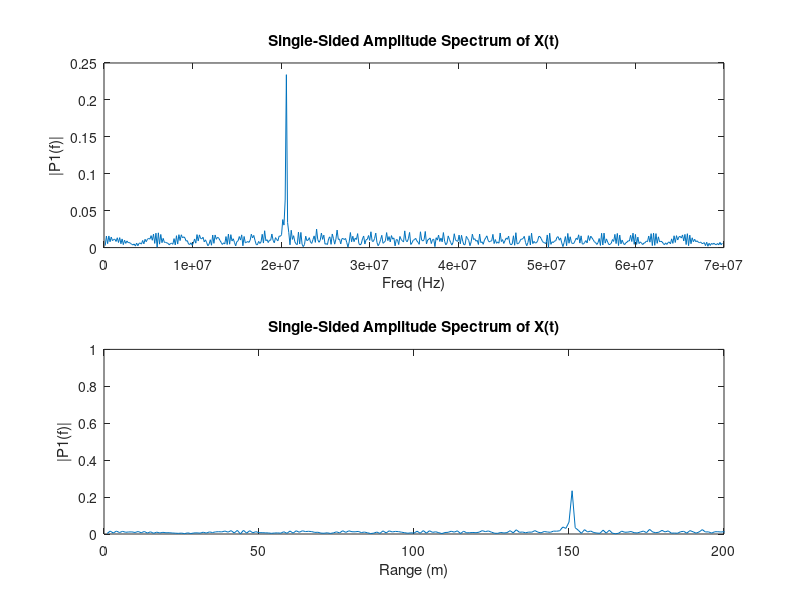
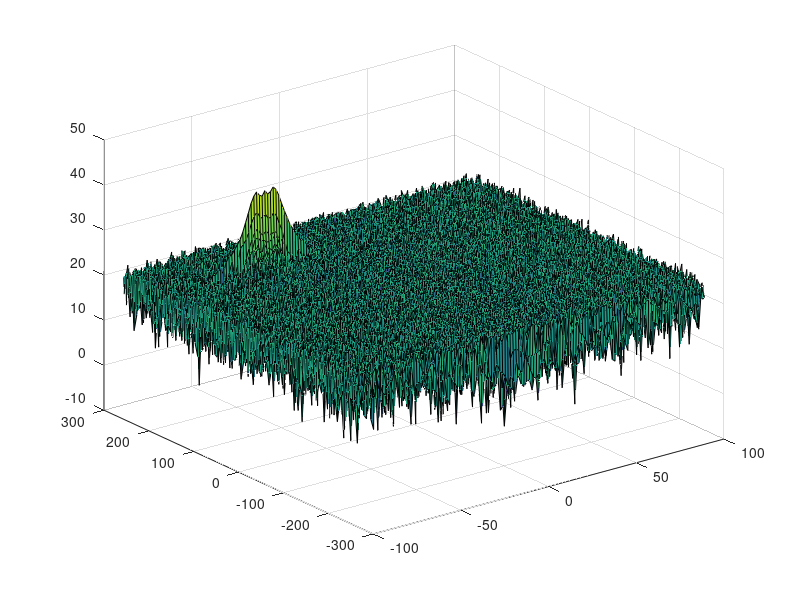

Source code (MATLAB) for these figures, in order: (Note: this script raises an error after producing the figures.)
clear all;
close all;
clc;

%% Radar Specifications 
%%%%%%%%%%%%%%%%%%%%%%%%%%%
% Frequency of operation = 77GHz
% Max Range = 200m
% Range Resolution = 1 m
% Max Velocity = 100 m/s
%%%%%%%%%%%%%%%%%%%%%%%%%%%

%speed of light = 3e8
%% User Defined Range and Velocity of target
% *%TODO* :
% define the target's initial position and velocity. Note : Velocity
% remains contant

InitialPosition = 150;%m
Velocity = -50; % m/s
c = 3e8;
RangeResolution = 1;% m
RangeMax = 200; % m

%% FMCW Waveform Generation

% *%TODO* :
%Design the FMCW waveform by giving the specs of each of its parameters.
% Calculate the Bandwidth (Bsweep), Chirp Time (Tchirp) and Slope (slope) of the FMCW
% chirp using the requirements above.
Bsweep = c /(2* RangeResolution);
Tchirp = 5.5*2* RangeMax /c;
slope = Bsweep/Tchirp;

%Operating carrier frequency of Radar 
fc = 77e9;             %carrier freq

                                                          
%The number of chirps in one sequence. Its ideal to have 2^ value for the ease of running the FFT
%for Doppler Estimation. 
Nd = 128;                   % #of doppler cells OR #of sent periods % number of chirps

%The number of samples on each chirp. 
Nr = 1024;                  %for length of time OR # of range cells

fs = Nr/Tchirp;
% Timestamp for running the displacement scenario for every sample on each
% chirp
t = linspace(0,Nd*Tchirp,Nr*Nd); %total time for samples


%Creating the vectors for Tx, Rx and Mix based on the total samples input.
Tx = zeros(1,length(t)); %transmitted signal
Rx = zeros(1,length(t)); %received signal
Mix = zeros(1,length(t)); %beat signal

%Similar vectors for range_covered and time delay.
r_t = zeros(1,length(t));
td = zeros(1,length(t));


%% Signal generation and Moving Target simulation
% Running the radar scenario over the time. 

for i=1:length(t)         
    % *%TODO* :
    %For each time stamp update the Range of the Target for constant velocity. 
    r_t(i)= InitialPosition + Velocity * i * Tchirp/Nr;
    td(i) = 2* r_t(i)/c;
    % *%TODO* :
    %For each time sample we need update the transmitted and
    %received signal. 
    
    Tx(i) = cos(2*pi*(fc*i*(Tchirp/Nr) + slope* ((i*Tchirp/Nr)^2)/2));
    Rx(i) = cos(2*pi*(fc*(i*(Tchirp/Nr)-td(i)) + slope* (((i*Tchirp/Nr)-td(i))^2)/2));
end 
    % *%TODO* :
    %Now by mixing the Transmit and Receive generate the beat signal
    %This is done by element wise matrix multiplication of Transmit and
    %Receiver Signal
    Mix = Tx.*Rx;

    
%% RANGE MEASUREMENT

 % *%TODO* :
%reshape the vector into Nr*Nd array. Nr and Nd here would also define the size of
%Range and Doppler FFT respectively.
 X =   reshape(Mix, [Nr, Nd]);
 % *%TODO* :
%run the FFT on the beat signal along the range bins dimension (Nr) 
signal_fft = fft(X,Nr);
%signal_fft = fftshift(signal_fft);

% *%TODO* :
% Take the absolute value of FFT output and normalize.
signal_fft = abs(signal_fft/Nr);

% *%TODO* :
% Output of FFT is double sided signal, but we are interested in only one side of the spectrum.
% Hence we throw out half of the samples.
signal_fft  = signal_fft(1:Nr/2); 
%% plotting the range
figure ('Name','Range from First FFT')
subplot(2,1,1)

% *%TODO* :
% plot FFT output 
%plot(signal_fft); grid minor 
f= fs* (1:Nr/2)/Nr;
plot(f,signal_fft) 
title('Single-Sided Amplitude Spectrum of X(t)')
xlabel('Freq (Hz)')
ylabel('|P1(f)|')

subplot(2,1,2)
RangeCal = f.*c*(Tchirp)/(2*Bsweep);
plot(RangeCal,signal_fft) 
title('Single-Sided Amplitude Spectrum of X(t)')
xlabel('Range (m)')
ylabel('|P1(f)|')
axis ([0 200 0 1]);


%% RANGE DOPPLER RESPONSE
% The 2D FFT implementation is already provided here. This will run a 2DFFT
% on the mixed signal (beat signal) output and generate a range doppler
% map.You will implement CFAR on the generated RDM


% Range Doppler Map Generation.

% The output of the 2D FFT is an image that has reponse in the range and
% doppler FFT bins. So, it is important to convert the axis from bin sizes
% to range and doppler based on their Max values.

Mix=reshape(Mix,[Nr,Nd]);

% 2D FFT using the FFT size for both dimensions.
sig_fft2 = fft2(Mix,Nr,Nd);

% Taking just one side of signal from Range dimension.
sig_fft2 = sig_fft2(1:Nr/2,1:Nd);
sig_fft2 = fftshift (sig_fft2);
RDM = abs(sig_fft2);
RDM = 10*log10(RDM) ;

%use the surf function to plot the output of 2DFFT and to show axis in both
%dimensions
doppler_axis = linspace(-100,100,Nd);
range_axis = linspace(-200,200,Nr/2)*((Nr/2)/400);
figure,surf(doppler_axis,range_axis,RDM);

%% CFAR implementation
% % Determine the number of Training cells for each dimension Tr and Td. Similarly, pick the number of guard cells Gr and Gd.
% % Slide the Cell Under Test (CUT) across the complete cell matrix
% % Select the grid that includes the training, guard and test cells. Grid Size = (2Tr+2Gr+1)(2Td+2Gd+1).
% % The total number of cells in the guard region and cell under test. (2Gr+1)(2Gd+1).
% % This gives the Training Cells : (2Tr+2Gr+1)(2Td+2Gd+1) - (2Gr+1)(2Gd+1)
% % Measure and average the noise across all the training cells. This gives the threshold
% % Add the offset (if in signal strength in dB) to the threshold to keep the false alarm to the minimum.
% % Determine the signal level at the Cell Under Test.
% % If the CUT signal level is greater than the Threshold, assign a value of 1, else equate it to zero.
% % Since the cell under test are not located at the edges, due to the training cells occupying the edges, we suppress the edges to zero. Any cell value that is neither 1 nor a 0, assign it a zero.
%Slide Window through the complete Range Doppler Map

% *%TODO* :
%Select the number of Training Cells in both the dimensions.
Tr = 10;
Td = 8;

% *%TODO* :
%Select the number of Guard Cells in both dimensions around the Cell under 
%test (CUT) for accurate estimation

Gr = 4;
Gd = 4;

TotalTrainingCells = (Tr+Tr+Gr+Gr+1)* (Td+Td+Gd+Gd+1);
% *%TODO* :
% offset the threshold by SNR value in dB
offset = 6;

% *%TODO* :
%Create a vector to store noise_level for each iteration on training cells
noise_level = zeros(1,1);


% *%TODO* :
%design a loop such that it slides the CUT across range doppler map by
%giving margins at the edges for Training and Guard Cells.
%For every iteration sum the signal level within all the training
%cells. To sum convert the value from logarithmic to linear using db2pow
%function. Average the summed values for all of the training
%cells used. After averaging convert it back to logarithimic using pow2db.
%Further add the offset to it to determine the threshold. Next, compare the
%signal under CUT with this threshold. If the CUT level > threshold assign
%it a value of 1, else equate it to 0.
tic
[S1, S2]=size(RDM)
RDM_out = zeros(S1,S2);
    for curr_range = Tr+Gr+1: S1-(Tr+Gr)
        for curr_doppler = Td+Gd+1: S2-(Td+Gd)
        
            CUT = db2pow(RDM(curr_range,curr_doppler));% cell under test
            % Calculate Noise threshold
             SumAll = db2pow(RDM(curr_range-Tr-Gr:curr_range+Tr+Gr,curr_doppler-Td-Gd:curr_doppler+Td+Gd));
             SumGuard = db2pow(RDM(curr_range-Gr:curr_range+Gr,curr_doppler-Gd:curr_doppler+Gd));
             SumAllcells = sum(SumAll,'all');
             SumGuardcells = sum(SumGuard,'all');
             AvgNoise = (SumAllcells - SumGuardcells - CUT)/TotalTrainingCells;
            %sprintf('%d, %d \n',curr_range,curr_doppler);
            noise_level(curr_range,curr_doppler) = pow2db(AvgNoise);
            if (RDM(curr_range,curr_doppler)>(noise_level(curr_range,curr_doppler)+offset))
                RDM_out(curr_range,curr_doppler) = 1;
            else
                RDM_out(curr_range,curr_doppler) = 0;    
            end
        end
    end
toc
sprintf('%d \n',toc);
   % Use RDM[x,y] as the matrix from the output of 2D FFT for implementing
   % CFAR





% *%TODO* :
% The process above will generate a thresholded block, which is smaller 
%than the Range Doppler Map as the CUT cannot be located at the edges of
%matrix. Hence,few cells will not be thresholded. To keep the map size same
% set those values to 0. 
 








% *%TODO* :
%display the CFAR output using the Surf function like we did for Range
%Doppler Response output.
figure,surf(doppler_axis,range_axis,RDM_out);
colorbar;